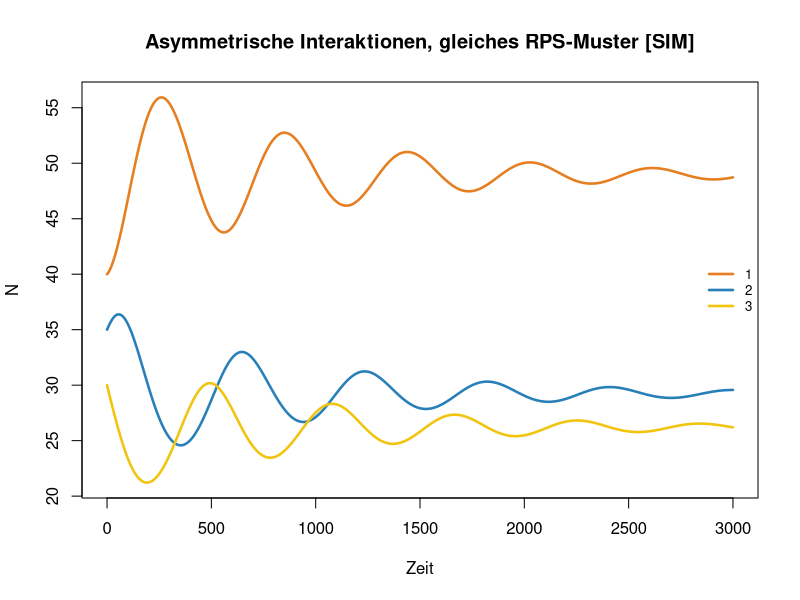
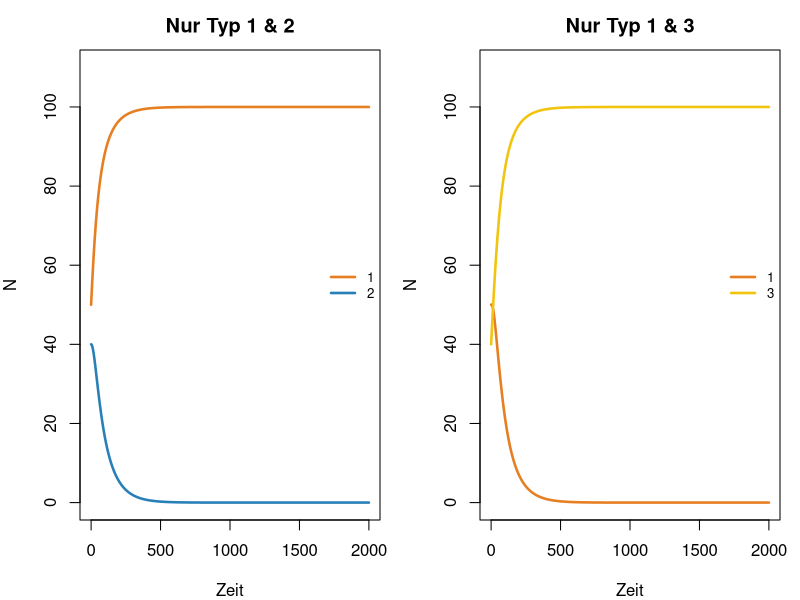
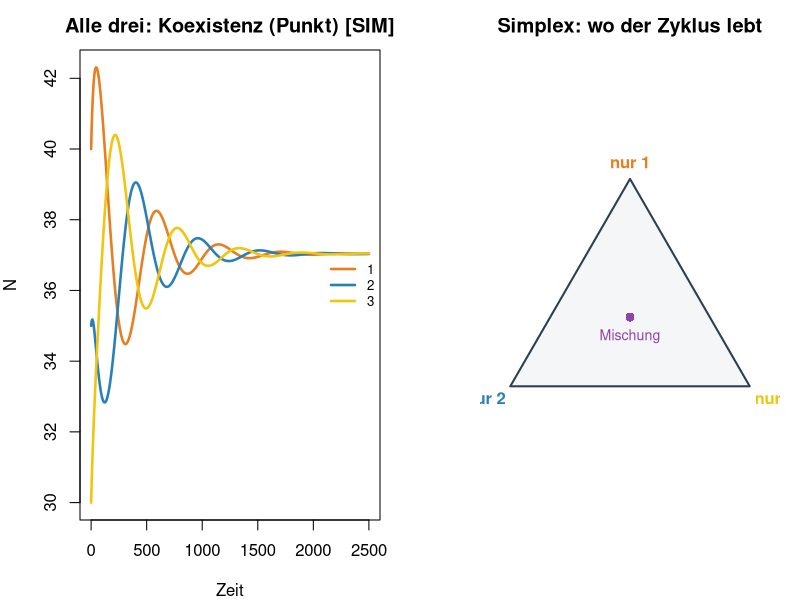
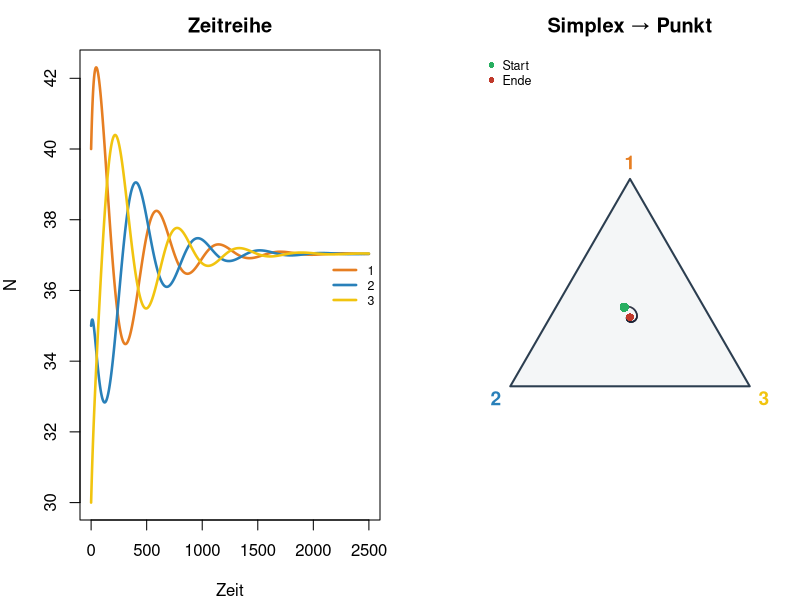
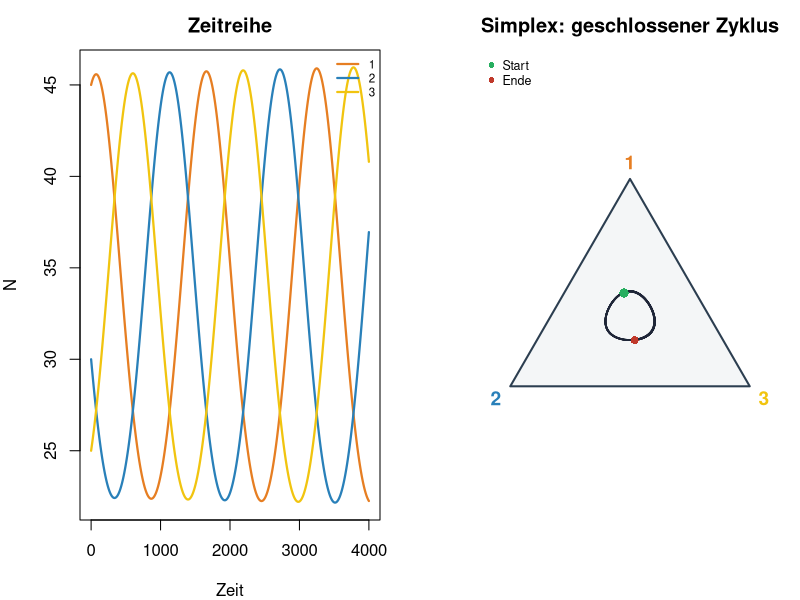
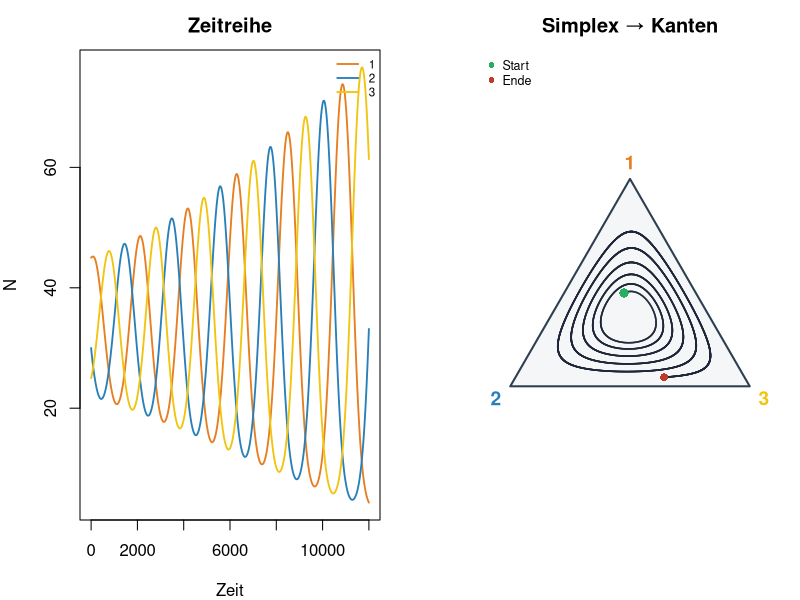
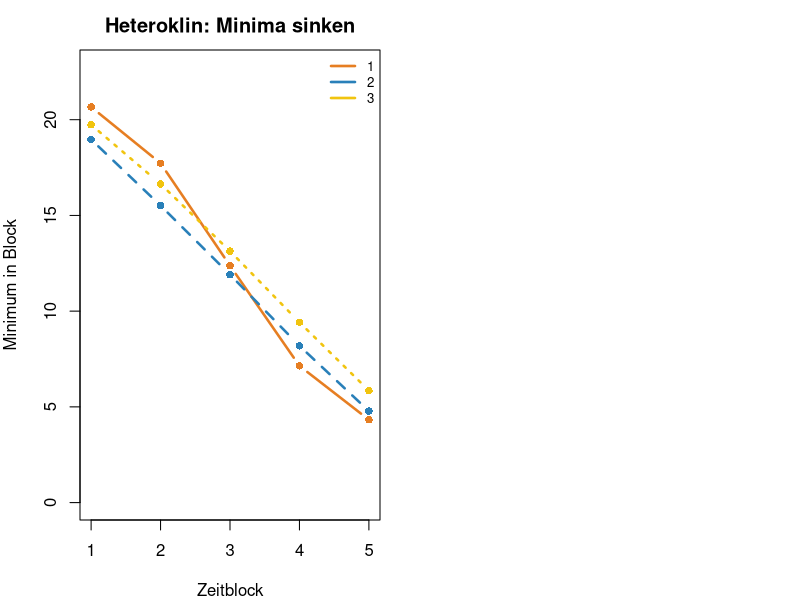
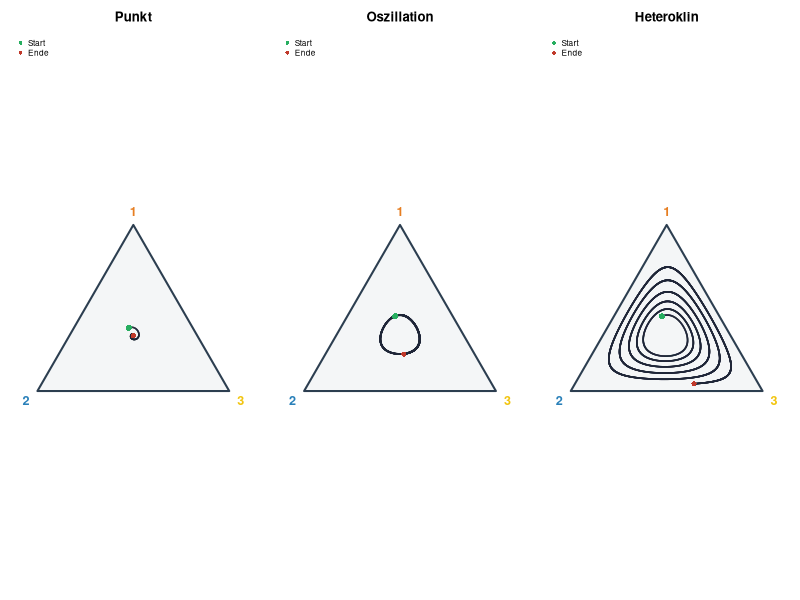

These charts were generated, in order, by the following R code:
## ---- chunk 1
#| fig-height: 3.4
#| fig-width: 8
# Unterschiedliche starke/schwache Werte — gleiches +/- Muster
A_asym <- matrix(c(1, 0.4, 1.5,
                   1.15, 1, 0.55,
                   0.7, 1.35, 1), 3, 3, byrow = TRUE)
next_3lv <- function(N, r, A, K) {
  load <- as.numeric(A %*% N)
  pmax(N + r * N * (1 - load / K), 0)
}
sim_n <- function(A, N0, T = 2000, r = 0.05, K = 100) {
  n <- length(N0)
  N <- matrix(0, T + 1, n)
  N[1, ] <- N0
  for (t in 1:T) N[t + 1, ] <- next_3lv(N[t, ], r, A, K)
  data.frame(time = 0:T, N)
}
cols <- c("#e67e22", "#2980b9", "#f1c40f")
d_asym <- sim_n(A_asym, c(40, 35, 30), T = 3000)
matplot(d_asym$time, d_asym[, -1], type = "l", lty = 1, lwd = 2.5, col = cols,
        xlab = "Zeit", ylab = "N",
        main = "Asymmetrische Interaktionen, gleiches RPS-Muster [SIM]")
legend("right", c("1", "2", "3"), col = cols, lty = 1, lwd = 2.5, bty = "n", cex = 0.8)
## ---- chunk 2
#| fig-height: 3.5
#| fig-width: 8.5
next_3lv <- function(N, r, A, K) {
  load <- as.numeric(A %*% N)
  pmax(N + r * N * (1 - load / K), 0)
}
sim_n <- function(A, N0, T = 2000, r = 0.05, K = 100) {
  n <- length(N0)
  N <- matrix(0, T + 1, n)
  N[1, ] <- N0
  for (t in 1:T) N[t + 1, ] <- next_3lv(N[t, ], r, A, K)
  data.frame(time = 0:T, N)
}
# RPS-Matrix, aber nur zwei Typen vorhanden
A_rps <- matrix(c(1, 0.5, 1.2,
                  1.2, 1, 0.5,
                  0.5, 1.2, 1), 3, 3, byrow = TRUE)
cols <- c("#e67e22", "#2980b9", "#f1c40f")
par(mfrow = c(1, 2), mar = c(4, 4, 2.5, 1))
d1 <- sim_n(A_rps[1:2, 1:2], c(50, 40))
matplot(d1$time, d1[, -1], type = "l", lty = 1, lwd = 2.5,
        col = cols[1:2], ylim = c(0, 110), xlab = "Zeit", ylab = "N",
        main = "Nur Typ 1 & 2")
legend("right", c("1", "2"), col = cols[1:2], lty = 1, lwd = 2.5, bty = "n", cex = 0.8)
d2 <- sim_n(A_rps[c(1, 3), c(1, 3)], c(50, 40))
matplot(d2$time, d2[, -1], type = "l", lty = 1, lwd = 2.5,
        col = cols[c(1, 3)], ylim = c(0, 110), xlab = "Zeit", ylab = "N",
        main = "Nur Typ 1 & 3")
legend("right", c("1", "3"), col = cols[c(1, 3)], lty = 1, lwd = 2.5, bty = "n", cex = 0.8)
## ---- chunk 3
#| fig-height: 3.5
#| fig-width: 8
# Punkt-RPS: s+w < 2
A_point <- matrix(c(1, 0.5, 1.2,
                    1.2, 1, 0.5,
                    0.5, 1.2, 1), 3, 3, byrow = TRUE)
d3 <- sim_n(A_point, c(40, 35, 30), T = 2500)
matplot(d3$time, d3[, -1], type = "l", lty = 1, lwd = 2.5, col = cols,
        xlab = "Zeit", ylab = "N",
        main = "Alle drei: Koexistenz (Punkt) [SIM]")
legend("right", c("1", "2", "3"), col = cols, lty = 1, lwd = 2.5, bty = "n", cex = 0.8)
## ---- chunk 4
#| fig-height: 3.6
#| fig-width: 7
to_simplex_xy <- function(N) {
  N <- as.matrix(N)
  s <- pmax(rowSums(N), 1e-12)
  f <- N / s
  v1 <- c(0.5, sqrt(3) / 2); v2 <- c(0, 0); v3 <- c(1, 0)
  cbind(x = f[, 1] * v1[1] + f[, 2] * v2[1] + f[, 3] * v3[1],
        y = f[, 1] * v1[2] + f[, 2] * v2[2] + f[, 3] * v3[2])
}
plot_simplex_traj <- function(df, main = "", fade = TRUE) {
  xy <- to_simplex_xy(df[, -1, drop = FALSE])
  v1 <- c(0.5, sqrt(3) / 2); v2 <- c(0, 0); v3 <- c(1, 0)
  plot(NA, xlim = c(-0.08, 1.08), ylim = c(-0.12, sqrt(3) / 2 + 0.1),
       asp = 1, axes = FALSE, xlab = "", ylab = "", main = main)
  polygon(c(v1[1], v2[1], v3[1]), c(v1[2], v2[2], v3[2]),
          border = "#2c3e50", lwd = 2, col = "#f4f6f7")
  text(v1[1], v1[2] + 0.07, "1", col = cols[1], font = 2, cex = 1.15)
  text(v2[1] - 0.06, v2[2] - 0.05, "2", col = cols[2], font = 2, cex = 1.15)
  text(v3[1] + 0.06, v3[2] - 0.05, "3", col = cols[3], font = 2, cex = 1.15)
  n <- nrow(xy)
  if (fade && n > 40) {
    for (i in seq_len(n - 1)) {
      a <- 0.12 + 0.78 * (i / n)
      segments(xy[i, 1], xy[i, 2], xy[i + 1, 1], xy[i + 1, 2],
               col = rgb(0.12, 0.15, 0.22, a), lwd = 1.6)
    }
  } else {
    lines(xy[, 1], xy[, 2], lwd = 2, col = "#2c3e50")
  }
  points(xy[1, 1], xy[1, 2], pch = 16, col = "#27ae60", cex = 1.25)
  points(xy[n, 1], xy[n, 2], pch = 16, col = "#c0392b", cex = 1.05)
  legend("topleft", c("Start", "Ende"), pch = 16, col = c("#27ae60", "#c0392b"),
         bty = "n", cex = 0.75)
}
# Schema: Ecken + Mitte
plot(NA, xlim = c(-0.08, 1.08), ylim = c(-0.12, sqrt(3) / 2 + 0.1),
     asp = 1, axes = FALSE, xlab = "", ylab = "",
     main = "Simplex: wo der Zyklus lebt")
v1 <- c(0.5, sqrt(3) / 2); v2 <- c(0, 0); v3 <- c(1, 0)
polygon(c(v1[1], v2[1], v3[1]), c(v1[2], v2[2], v3[2]),
        border = "#2c3e50", lwd = 2, col = "#f4f6f7")
text(v1[1], v1[2] + 0.07, "nur 1", col = cols[1], font = 2)
text(v2[1] - 0.02, v2[2] - 0.05, "nur 2", col = cols[2], font = 2, adj = 1)
text(v3[1] + 0.02, v3[2] - 0.05, "nur 3", col = cols[3], font = 2, adj = 0)
mid <- to_simplex_xy(matrix(c(1, 1, 1), 1))
points(mid[1], mid[2], pch = 16, cex = 1.2, col = "#8e44ad")
text(mid[1], mid[2] - 0.08, "Mischung", col = "#8e44ad", cex = 0.85)
## ---- chunk 5
#| fig-height: 3.5
#| fig-width: 9
par(mfrow = c(1, 2), mar = c(4, 4, 2.5, 1))
matplot(d3$time, d3[, -1], type = "l", lty = 1, lwd = 2.5, col = cols,
        xlab = "Zeit", ylab = "N",
        main = "Zeitreihe")
legend("right", c("1", "2", "3"), col = cols, lty = 1, lwd = 2.5, bty = "n", cex = 0.75)
plot_simplex_traj(d3, main = "Simplex → Punkt")
## ---- chunk 6
#| fig-height: 3.5
#| fig-width: 9
A_osc <- matrix(c(1, 0.65, 1.35,
                  1.35, 1, 0.65,
                  0.65, 1.35, 1), 3, 3, byrow = TRUE)
d_osc <- sim_n(A_osc, c(45, 30, 25), T = 4000, r = 0.02)
par(mfrow = c(1, 2), mar = c(4, 4, 2.5, 1))
matplot(d_osc$time, d_osc[, -1], type = "l", lty = 1, lwd = 2.2, col = cols,
        xlab = "Zeit", ylab = "N",
        main = "Zeitreihe")
legend("topright", c("1", "2", "3"), col = cols, lty = 1, lwd = 2.2, bty = "n", cex = 0.7)
plot_simplex_traj(d_osc, main = "Simplex: geschlossener Zyklus")
## ---- chunk 7
#| fig-height: 3.5
#| fig-width: 9
A_het <- matrix(c(1, 0.65, 1.40,
                  1.40, 1, 0.65,
                  0.65, 1.40, 1), 3, 3, byrow = TRUE)
d_het <- sim_n(A_het, c(45, 30, 25), T = 12000, r = 0.015)
par(mfrow = c(1, 2), mar = c(4, 4, 2.5, 1))
matplot(d_het$time, d_het[, -1], type = "l", lty = 1, lwd = 1.8, col = cols,
        xlab = "Zeit", ylab = "N",
        main = "Zeitreihe")
legend("topright", c("1", "2", "3"), col = cols, lty = 1, lwd = 1.8, bty = "n", cex = 0.7)
plot_simplex_traj(d_het, main = "Simplex → Kanten")
## ---- chunk 8
#| fig-height: 3.3
#| fig-width: 7.5
z <- d_het[, -1]
nblock <- 5
blen <- floor(nrow(z) / nblock)
mins <- sapply(1:3, function(j) {
  sapply(0:(nblock - 1), function(b) {
    i1 <- b * blen + 1; i2 <- min((b + 1) * blen, nrow(z))
    min(z[i1:i2, j])
  })
})
matplot(1:nblock, mins, type = "b", pch = 16, lwd = 2.5, col = cols,
        xlab = "Zeitblock", ylab = "Minimum in Block",
        main = "Heteroklin: Minima sinken", ylim = c(0, max(mins) * 1.1))
legend("topright", c("1", "2", "3"), col = cols, lty = 1, lwd = 2.5, bty = "n", cex = 0.8)
## ---- chunk 9
#| fig-height: 3.7
#| fig-width: 9.5
par(mfrow = c(1, 3), mar = c(1, 1, 2.5, 1))
plot_simplex_traj(d3, main = "Punkt")
plot_simplex_traj(d_osc, main = "Oszillation")
plot_simplex_traj(d_het, main = "Heteroklin")
